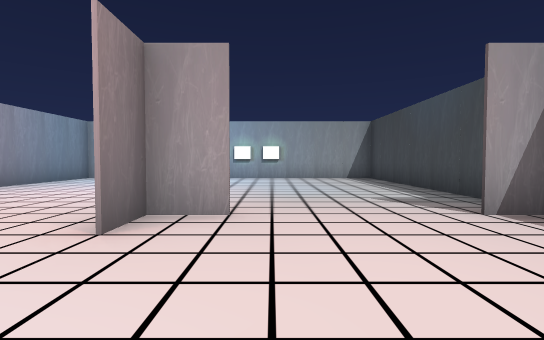
view 1 (above)

12 first-person views from a walk through a 3-D level made in the Unity game engine. The camera is 1.3 m above the floor, tilts 2° down and sees 85° across. The floor is counted in squares, 2 m on a side. Each view is taken from the middle of a square. On the plan, view 1 faces up. The plan holds only what a view shows up to about 9 squares ahead; the rest is blank. The place goes on beyond the plan. The player character is not drawn. Some animated figures are not drawn. Some surface patterns are stand-ins.

view 2
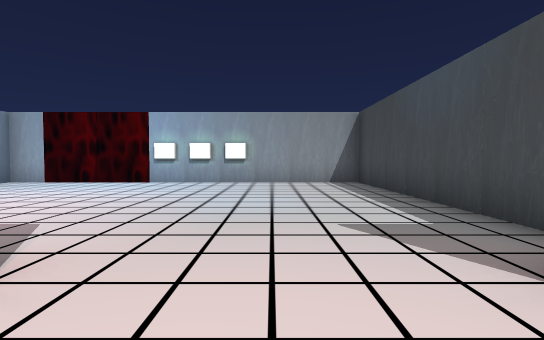

view 3
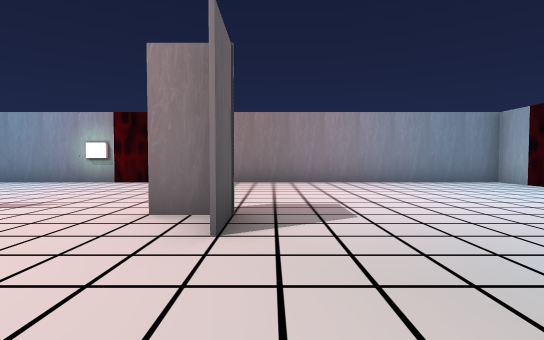

view 4
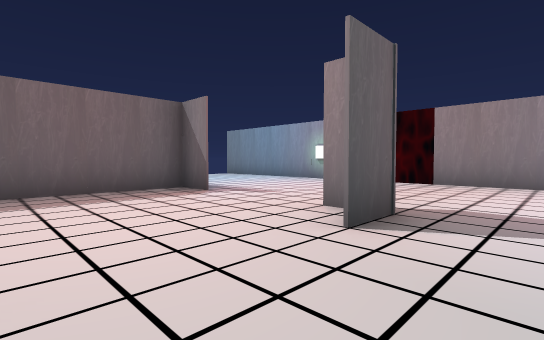

view 5
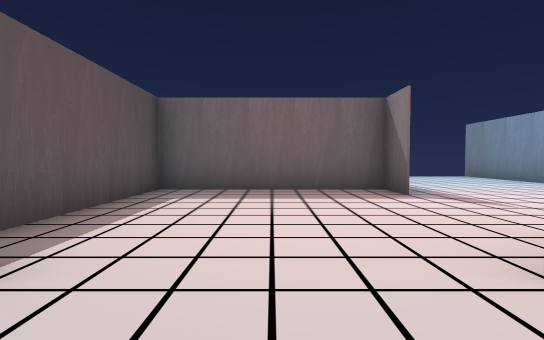

view 6
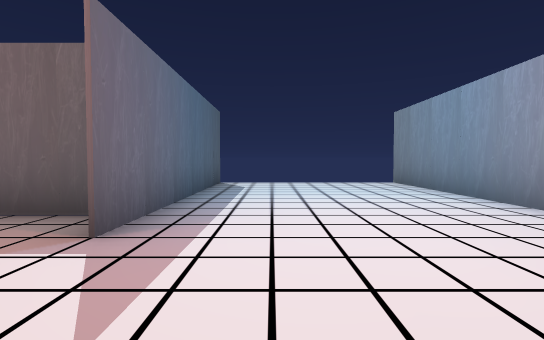

view 7
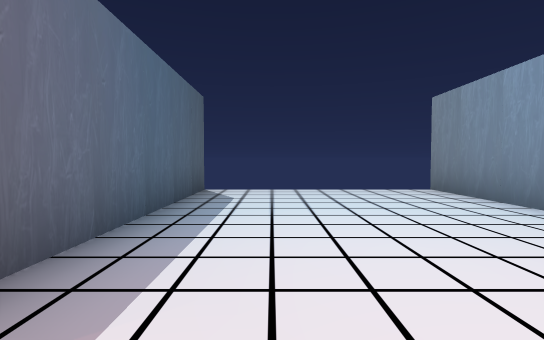

view 8
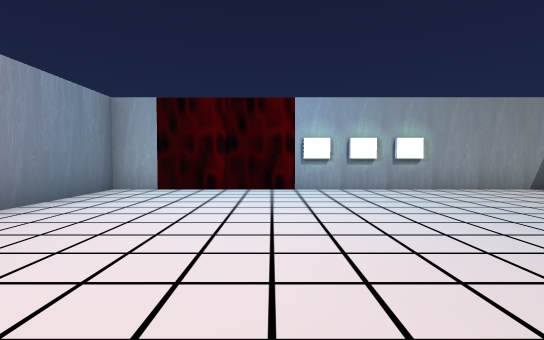

view 9
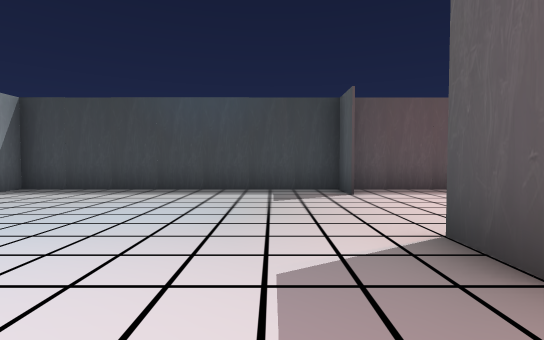

view 10
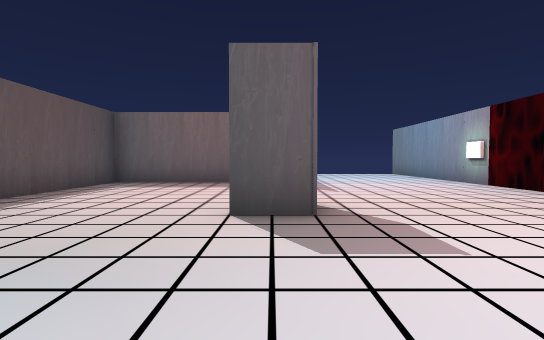

view 11
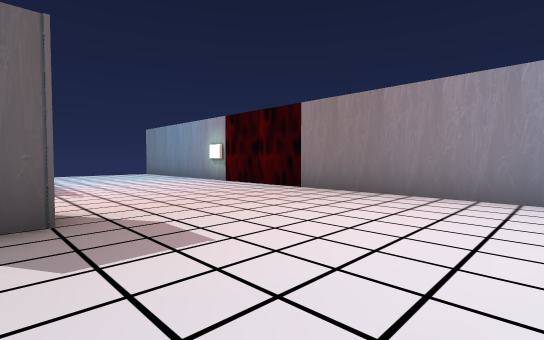

view 12
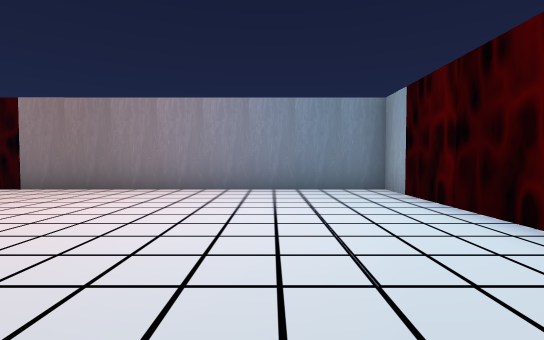

### Floor plan
Points are (right, up) in squares from view 1. A wall is a line through its corners. A room is listed if a view was taken in it or the views show most of it. See-through windows are left out.
Room 1 (views 1, 2, 3, 4, 5, 6, 7, 8, 9, 10, 11, 12)
walls: (-1.6, 3.5) (-0.5, 3.5); (-0.4, 3.5) (-1.5, 3.5) (-1.5, 2.5); (3.2, 3.5) (2.5, 3.5) (3.5, 3.5); (-1.5, -6.5) (-1.5, -0.4) (-1.5, -1.5) (3.5, -1.5) (3.5, 10.5) (-6.5, 10.5) (-6.5, -6.5)

Positions as (right, up) in squares from view 1, and headings:
1: (0, 0), facing up
2: (1, 2), facing up
3: (2, 4), facing left
4: (2, 5), facing down-left
5: (1, 5), facing down
6: (-3, 2), facing down
7: (-3, 0), facing down
8: (-3, 4), facing up
9: (-3, 5), facing right
10: (-1, 7), facing down
11: (-1, 7), facing down-left
12: (0, 8), facing left
